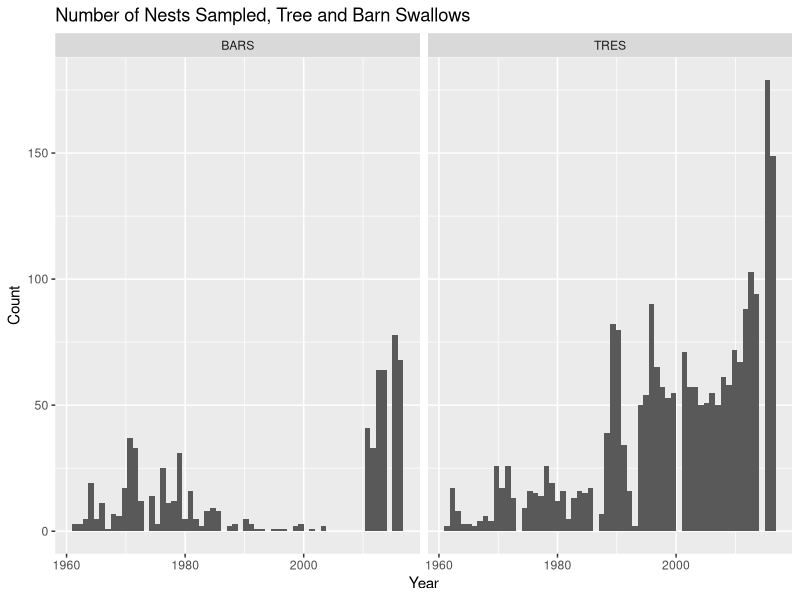
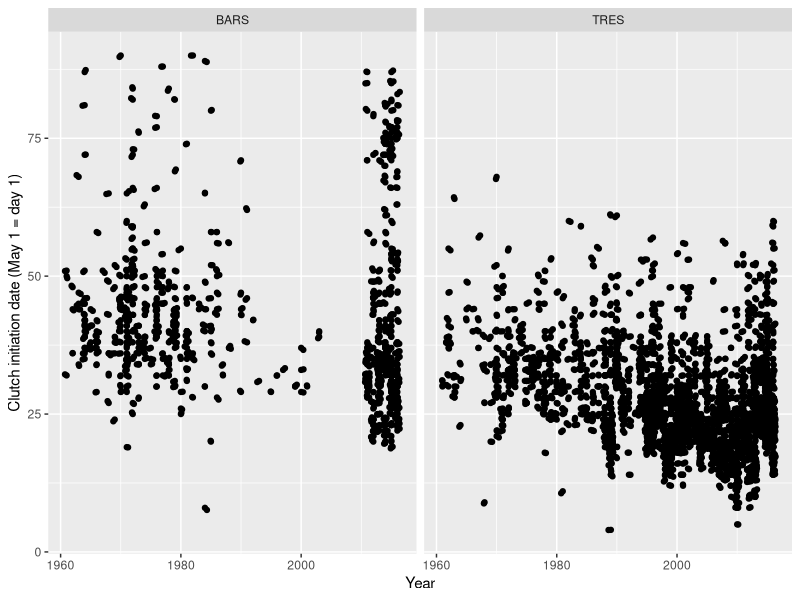
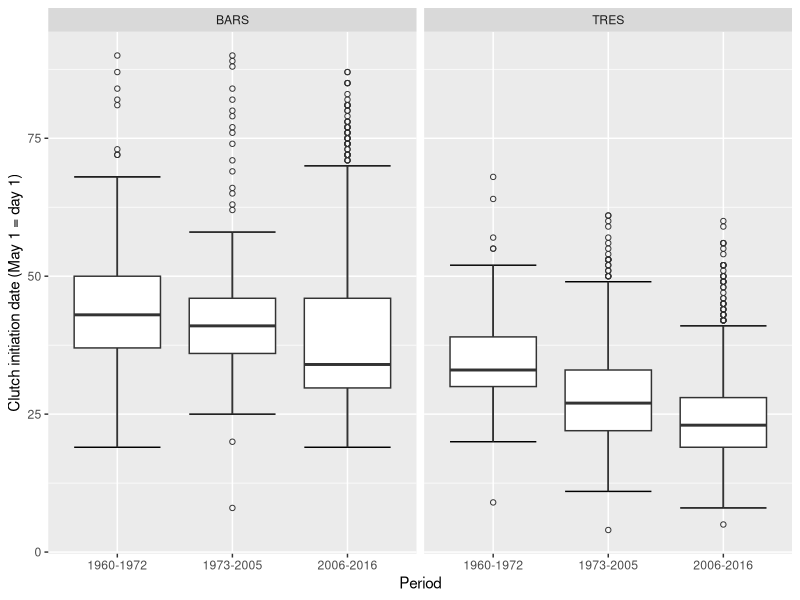

These figures' R source, in order: (Note: this script raises an error after producing the figures.)
## ---- chunk 1

## ---- chunk 2
library(tidyverse) 

rm(list = ls()) #clear environment
swallows.df <- read_csv("swallows.csv") # import dataset and save to an object
problems(swallows.df) #ensure tibble is of the correct dimensions
## ---- chunk 3
swallows.df <- select(swallows.df, Species, NestID, Province, Site, Latitude, Longitude, Year, CID, HD, CS, BS, SD12, minFt, minJFt, medJFt, medJp, meanMAp)
## ---- chunk 4
swallows.df <- swallows.df %>% mutate(Yr = cut(Year, breaks = c(1959, 1972, 2005, 2016), labels = c("1960-1972", "1973-2005", "2006-2016")))
summary(swallows.df)     # have 1 outlier
## ---- chunk 5
swallows.df <- swallows.df %>% mutate(Surv.Rate = SD12 / CS)
summary(swallows.df)     
## ---- chunk 6
swallows.df <- filter(swallows.df, CID < 95)
summary(swallows.df) 
str(swallows.df)
## ---- chunk 7
TRES.df <- filter(swallows.df, Species == "TRES")  # tree swallows
BARS.df <- filter(swallows.df, Species == "BARS")  # barn swallows
## ---- chunk 8
ggplot(swallows.df, aes(x = Year)) + 
  geom_histogram(bins = 60) + 
  facet_grid(. ~ Species) + 
  xlab("Year") + 
  ylab("Count") +
  labs(title = "Number of Nests Sampled, Tree and Barn Swallows") 
## ---- chunk 9
ggplot(swallows.df, aes(Year, CID)) + 
  geom_point() + 
  geom_jitter() +
  xlab("Year") + 
  ylab("Clutch initiation date (May 1 = day 1)") + 
  facet_grid(. ~ Species)
## ---- chunk 10
ggplot(swallows.df, aes(Yr, CID)) + 
  stat_boxplot(geom="errorbar") + 
  geom_boxplot(outlier.shape=1) + 
  xlab("Period") + ylab("Clutch initiation date (May 1 = day 1)") + 
  facet_grid(. ~ Species) 
## ---- chunk 11
BARS.df <- filter(BARS.df, Clutch.Num == "1" | Clutch.Num == "2")  
BARS.df$Clutch.Num <- as.factor(BARS.df$Clutch.Num)
BARS.df$Year <- as.factor(BARS.df$Year)

ggplot(BARS.df, aes(Year, CID)) + 
  geom_violin() + 
  stat_summary(fun.y=median, geom="point", size=3) +
  geom_boxplot(width=0.1) +
  xlab("Year") + 
  ylab("Clutch initiation date (May 1 = day 1)")
## ---- chunk 12
ggplot(swallows.df, aes(Yr, Surv.Rate)) +   
  stat_boxplot(geom="errorbar") + 
  geom_boxplot(outlier.shape=1) + 
  xlab("Period") + ylab("Survival") + 
  facet_grid(. ~ Species)  +
  geom_point(alpha=0.3)
## ---- chunk 13
ggplot(swallows.df, aes(minFt, CID)) + 
    geom_smooth(mapping = aes(x = minFt, y = CID)) + 
    xlab("Minimum February temperature (C)") + 
    ylab("Clutch initiation date (May 1 = day 1)") + 
    facet_grid(. ~ Species)
## ---- chunk 14
ggplot(BARS.df, aes(minFt, CID)) + 
  geom_smooth(mapping = aes(x = minFt, y = CID, linetype = Clutch.Num)) + 
  xlab("Minimum February temperature (C)") + 
  ylab("Clutch initiation date (May 1 = day 1)") 
## ---- chunk 15
ggplot(swallows.df, aes(minJFt, CID)) + 
    geom_smooth(mapping = aes(x = minJFt, y = CID)) + 
    xlab("Minimum Jan-Feb temperature (C)") + 
    ylab("Clutch initiation date (May 1 = day 1)") + 
    facet_grid(. ~ Species)
## ---- chunk 16
ggplot(BARS.df, aes(minJFt, CID)) + 
  geom_smooth(mapping = aes(x = minJFt, y = CID, linetype = Clutch.Num)) + 
  xlab("Minimum Jan-Feb temperature (C)") + 
  ylab("Clutch initiation date (May 1 = day 1)") 
## ---- chunk 17
ggplot(swallows.df, aes(medJFt, CID)) + 
  geom_smooth(mapping = aes(x = medJFt, y = CID)) + 
  xlab("Median Jan-Feb temperature (C)") + 
  ylab("Clutch initiation date (May 1 = day 1)") + 
  facet_grid(. ~ Species)
## ---- chunk 18
ggplot(BARS.df, aes(medJFt, CID)) + 
  geom_smooth(mapping = aes(x = medJFt, y = CID, linetype = Clutch.Num)) + 
  xlab("Median Jan-Feb temperature (C)") + 
  ylab("Clutch initiation date (May 1 = day 1)") 
## ---- chunk 19
ggplot(swallows.df, aes(meanMAp, CID)) + 
  geom_smooth(mapping = aes(x = meanMAp, y = CID)) + 
  xlab("Mean monthly precipitation (cm)") + 
  ylab("Clutch initiation date (May 1 = day 1)") + 
  facet_grid(. ~ Species)
## ---- chunk 20
ggplot(BARS.df, aes(meanMAp, CID)) + 
  geom_smooth(mapping = aes(x = meanMAp, y = CID, linetype = Clutch.Num)) + 
  xlab("Mean monthly precipitation (cm)") + 
  ylab("Clutch initiation date (May 1 = day 1)")
